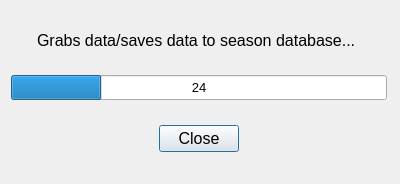
<?xml version="1.0" encoding="UTF-8"?>
<ui version="4.0">
 <class>DialogUpdateConsidering</class>
 <widget class="QDialog" name="DialogUpdateConsidering">
  <property name="windowModality">
   <enum>Qt::ApplicationModal</enum>
  </property>
  <property name="geometry">
   <rect>
    <x>0</x>
    <y>0</y>
    <width>400</width>
    <height>184</height>
   </rect>
  </property>
  <property name="sizePolicy">
   <sizepolicy hsizetype="Fixed" vsizetype="Fixed">
    <horstretch>0</horstretch>
    <verstretch>0</verstretch>
   </sizepolicy>
  </property>
  <property name="minimumSize">
   <size>
    <width>400</width>
    <height>184</height>
   </size>
  </property>
  <property name="maximumSize">
   <size>
    <width>400</width>
    <height>184</height>
   </size>
  </property>
  <property name="font">
   <font>
    <family>Arial</family>
    <pointsize>12</pointsize>
   </font>
  </property>
  <property name="windowTitle">
   <string>Update Considering and Signed</string>
  </property>
  <layout class="QGridLayout" name="gridLayout">
   <item row="0" column="1">
    <widget class="QLabel" name="labelUpdateStatusText">
     <property name="sizePolicy">
      <sizepolicy hsizetype="Fixed" vsizetype="Fixed">
       <horstretch>0</horstretch>
       <verstretch>0</verstretch>
      </sizepolicy>
     </property>
     <property name="minimumSize">
      <size>
       <width>350</width>
       <height>20</height>
      </size>
     </property>
     <property name="maximumSize">
      <size>
       <width>350</width>
       <height>20</height>
      </size>
     </property>
     <property name="font">
      <font>
       <family>Arial</family>
       <pointsize>12</pointsize>
      </font>
     </property>
     <property name="text">
      <string>Grabs data/saves data to season database...</string>
     </property>
    </widget>
   </item>
   <item row="0" column="0">
    <widget class="QLabel" name="labelCheckmarkUpdateConsidering">
     <property name="sizePolicy">
      <sizepolicy hsizetype="Fixed" vsizetype="Fixed">
       <horstretch>0</horstretch>
       <verstretch>0</verstretch>
      </sizepolicy>
     </property>
     <property name="minimumSize">
      <size>
       <width>20</width>
       <height>20</height>
      </size>
     </property>
     <property name="maximumSize">
      <size>
       <width>20</width>
       <height>20</height>
      </size>
     </property>
     <property name="text">
      <string/>
     </property>
     <property name="pixmap">
      <pixmap>../images/checkmark_1.png</pixmap>
     </property>
     <property name="scaledContents">
      <bool>true</bool>
     </property>
    </widget>
   </item>
   <item row="2" column="0" colspan="2">
    <widget class="QDialogButtonBox" name="buttonBox">
     <property name="orientation">
      <enum>Qt::Horizontal</enum>
     </property>
     <property name="standardButtons">
      <set>QDialogButtonBox::Close</set>
     </property>
     <property name="centerButtons">
      <bool>true</bool>
     </property>
    </widget>
   </item>
   <item row="1" column="0" colspan="2">
    <widget class="QProgressBar" name="progressBarUpdateConsidering">
     <property name="sizePolicy">
      <sizepolicy hsizetype="Expanding" vsizetype="Fixed">
       <horstretch>0</horstretch>
       <verstretch>0</verstretch>
      </sizepolicy>
     </property>
     <property name="minimumSize">
      <size>
       <width>350</width>
       <height>25</height>
      </size>
     </property>
     <property name="maximumSize">
      <size>
       <width>167777</width>
       <height>25</height>
      </size>
     </property>
     <property name="font">
      <font>
       <family>Arial</family>
       <pointsize>10</pointsize>
      </font>
     </property>
     <property name="styleSheet">
      <string notr="true"/>
     </property>
     <property name="value">
      <number>24</number>
     </property>
     <property name="textVisible">
      <bool>true</bool>
     </property>
     <property name="format">
      <string>%v</string>
     </property>
    </widget>
   </item>
  </layout>
 </widget>
 <resources/>
 <connections>
  <connection>
   <sender>buttonBox</sender>
   <signal>accepted()</signal>
   <receiver>DialogUpdateConsidering</receiver>
   <slot>accept()</slot>
   <hints>
    <hint type="sourcelabel">
     <x>248</x>
     <y>254</y>
    </hint>
    <hint type="destinationlabel">
     <x>157</x>
     <y>274</y>
    </hint>
   </hints>
  </connection>
  <connection>
   <sender>buttonBox</sender>
   <signal>rejected()</signal>
   <receiver>DialogUpdateConsidering</receiver>
   <slot>reject()</slot>
   <hints>
    <hint type="sourcelabel">
     <x>316</x>
     <y>260</y>
    </hint>
    <hint type="destinationlabel">
     <x>286</x>
     <y>274</y>
    </hint>
   </hints>
  </connection>
 </connections>
</ui>
